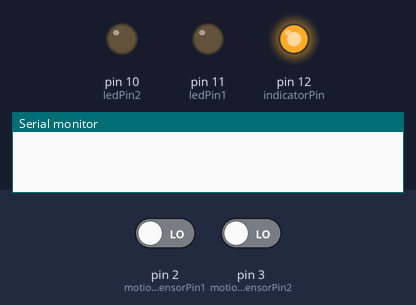
Recording of a sketch running on a simulated Arduino Uno, built with avr-gcc and run on an emulated ATmega328P. Parts: output pins drawn as LEDs (lit = HIGH), the last lines printed to the serial monitor. The inputs (shaded band) are chosen by the test bench; at power-on: pin 2 (motionSensorPin1) LOW, pin 3 (motionSensorPin2) LOW.

Above: at 1.2 s.
1.3 s: pin 2 (motionSensorPin1) driven HIGH
At 1.7 s:
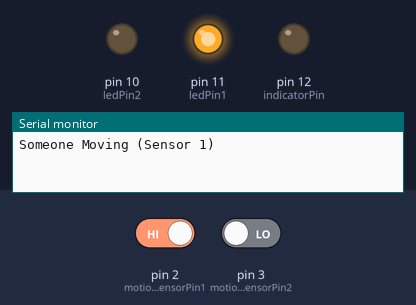
2.8 s: pin 3 (motionSensorPin2) driven HIGH
At 4.0 s:
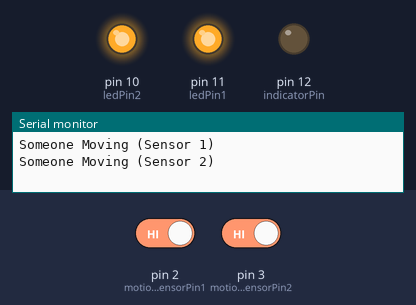
4.3 s: pin 2 (motionSensorPin1) driven LOW
At 5.2 s:
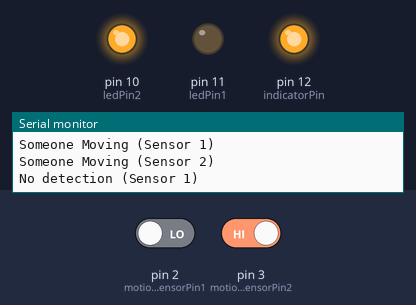
5.8 s: pin 3 (motionSensorPin2) driven LOW
At 6.3 s:
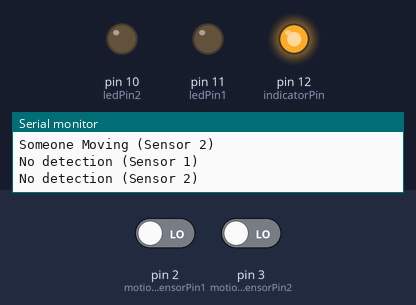
7.3 s: pin 3 (motionSensorPin2) driven HIGH
At 8.5 s:
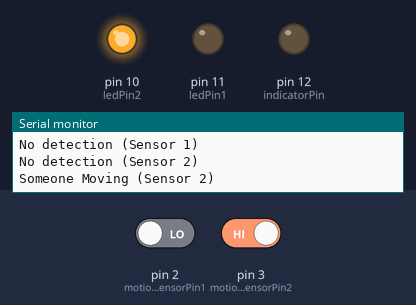
8.8 s: pin 2 (motionSensorPin1) driven HIGH and pin 3 (motionSensorPin2) driven LOW
At 9.9 s:
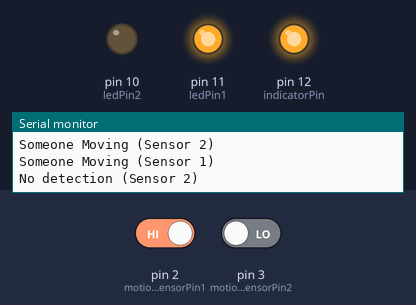
Timing chart, 0 to 11.3 s (numbered marks = the images above; inputs shaded):
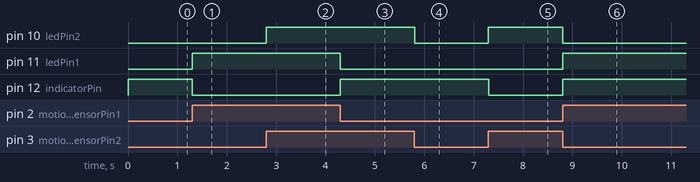

The sketch:

Interrupts.ino
```cpp
int ledPin1 = 11;
int ledPin2 = 10;
int motionSensorPin1 = 2;
int motionSensorPin2 = 3;
int indicatorPin = 12;

void setup()
{
  Serial.begin(9600);
  pinMode(ledPin1, OUTPUT);
  pinMode(ledPin2, OUTPUT);
  pinMode(indicatorPin, OUTPUT);
  pinMode(motionSensorPin1, INPUT);
  pinMode(motionSensorPin2, INPUT);

  digitalWrite(indicatorPin, HIGH);

  attachInterrupt(digitalPinToInterrupt(motionSensorPin1), Sensor1, CHANGE);
  attachInterrupt(digitalPinToInterrupt(motionSensorPin2), Sensor2, CHANGE);
}

void loop()
{
  // Your main loop code (if any)
}

void Sensor1() {
  if (digitalRead(motionSensorPin1)) {
    digitalWrite(ledPin1, HIGH);
    delay(250);
    digitalWrite(indicatorPin, LOW);

    Serial.println("Someone Moving (Sensor 1)");
  } else {
    digitalWrite(indicatorPin, HIGH);
    delay(250);
    digitalWrite(ledPin1, LOW);

    Serial.println("No detection (Sensor 1)");
  }
}

void Sensor2() {
  if (digitalRead(motionSensorPin2)) {
    digitalWrite(ledPin2, HIGH);
    delay(250);
    digitalWrite(indicatorPin, LOW);

    Serial.println("Someone Moving (Sensor 2)");
  } else {
    digitalWrite(indicatorPin, HIGH);
    delay(250);
    digitalWrite(ledPin2, LOW);

    Serial.println("No detection (Sensor 2)");
  }
}
```

Measured:
- after the input at 1.3 s, pin 11 (ledPin1): LOW → HIGH at once; pin 12 (indicatorPin): HIGH → LOW at once
- after the input at 2.8 s, pin 10 (ledPin2): LOW → HIGH at once
- after the input at 4.3 s, pin 11 (ledPin1): HIGH → LOW at once; pin 12 (indicatorPin): LOW → HIGH at once
- after the input at 5.8 s, pin 10 (ledPin2): HIGH → LOW at once
- after the input at 7.3 s, pin 10 (ledPin2): LOW → HIGH at once; pin 12 (indicatorPin): HIGH → LOW at once
- after the input at 8.8 s, pin 10 (ledPin2): HIGH → LOW at once; pin 11 (ledPin1), pin 12 (indicatorPin): LOW → HIGH at once
